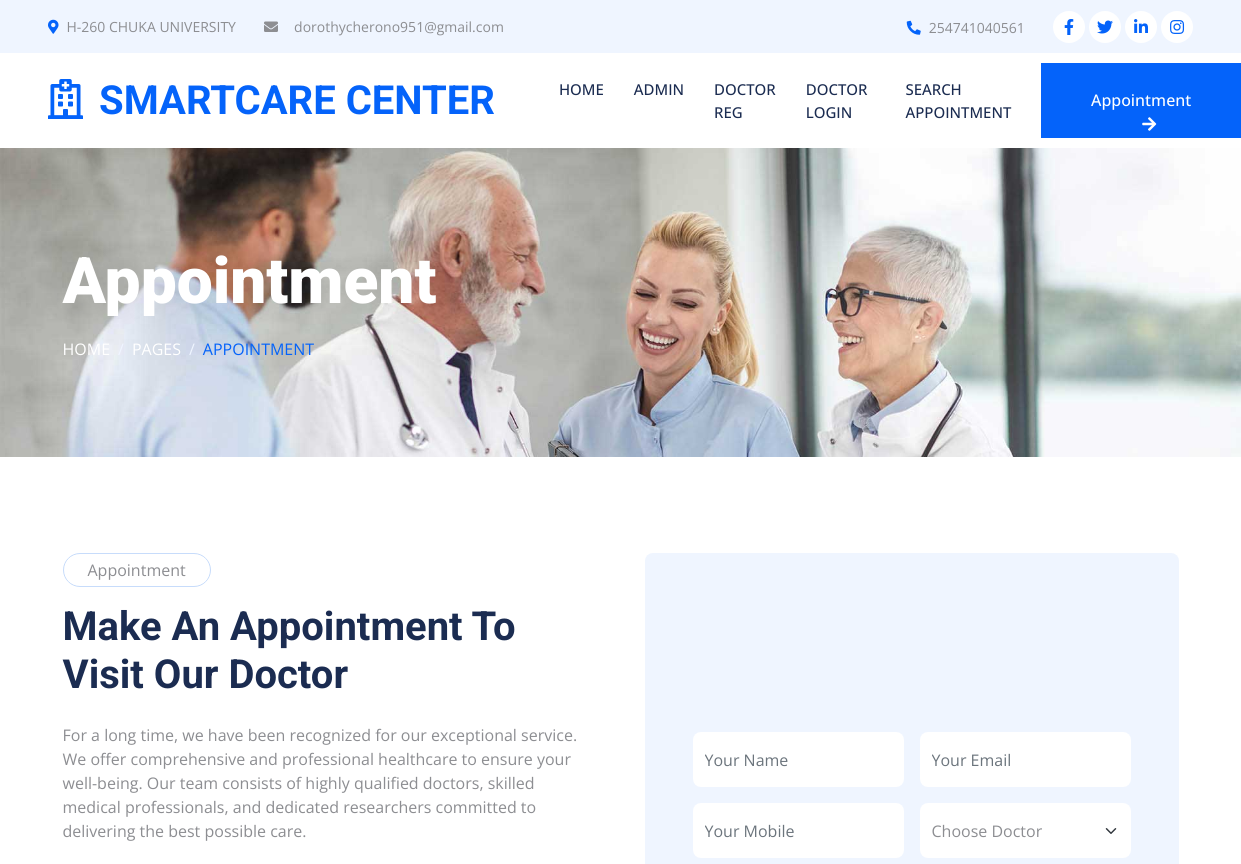
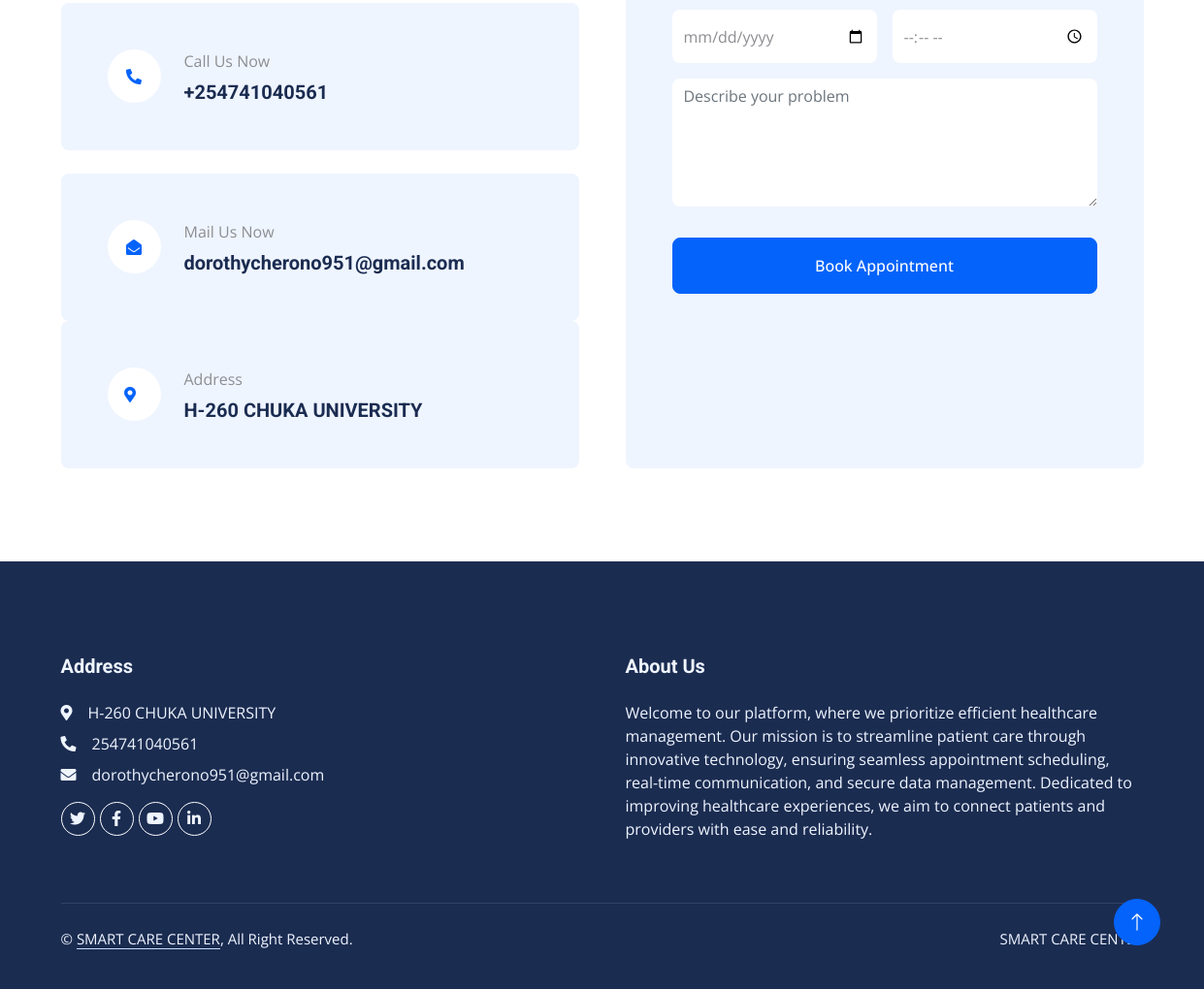
Page /userappointment/ on the committed database (2 pictures, top to bottom).
### dasapp/models.py (models this page shows, shortened)
class Page(models.Model):
    pagetitle = models.CharField(max_length=250)
    address = models.CharField(max_length=250)
    aboutus = models.TextField()
    email = models.EmailField(max_length=200)
    mobilenumber = models.IntegerField(default=0)
    created_at = models.DateTimeField(auto_now_add=True)
    updated_at = models.DateTimeField(auto_now=True)

### docappsystem/userviews.py (the view, shortened to what this page needs)
# urls.py: path('userappointment/', userviews.create_appointment, name='appointment'),
def create_appointment(request):
    doctorview = DoctorReg.objects.all()
    page = Page.objects.all()
    context = {'doctorview': doctorview,
    'page':page}
    return render(request, 'appointment.html', context)

### templates/appointment.html (shortened to what this page needs)
{% extends 'userbase.html' %}
{% load static %}
{% block content %}
<div class="container-fluid page-header py-5 mb-5 wow fadeIn" data-wow-delay="0.1s">
    <div class="container py-5">
        <h1 class="display-3 text-white mb-3 animated slideInDown">Appointment</h1>
        <nav aria-label="breadcrumb animated slideInDown">
            <ol class="breadcrumb text-uppercase mb-0">
                <li class="breadcrumb-item"><a class="text-white" href="#">Home</a></li>
                <li class="breadcrumb-item"><a class="text-white" href="#">Pages</a></li>
                <li class="breadcrumb-item text-primary active" aria-current="page">Appointment</li>
            </ol>
        </nav>
    </div>
</div>
<div class="container-xxl py-5">
    <div class="container">
        <div class="row g-5">
            <div class="col-lg-6 wow fadeInUp" data-wow-delay="0.1s">
                <p class="d-inline-block border rounded-pill py-1 px-4">Appointment</p>
                <h1 class="mb-4">Make An Appointment To Visit Our Doctor</h1>
                <p class="mb-4">For a long time, we have been recognized for our exceptional service. We offer comprehensive and professional healthcare to ensure your well-being. Our team consists of highly qualified doctors, skilled medical professionals, and dedicated researchers committed to delivering the best possible care.</p>
                {% if page %}
                <div class="bg-light rounded d-flex align-items-center p-5 mb-4">
                    <div class="d-flex flex-shrink-0 align-items-center justify-content-center rounded-circle bg-white" style="width: 55px; height: 55px;">
                        <i class="fa fa-phone-alt text-primary"></i>
                    </div>
                    <div class="ms-4">
                        <p class="mb-2">Call Us Now</p>
                        <h5 class="mb-0">+{{ page.0.mobilenumber }}</h5>
                    </div>
                </div>
                <div class="bg-light rounded d-flex align-items-center p-5">
                    <div class="d-flex flex-shrink-0 align-items-center justify-content-center rounded-circle bg-white" style="width: 55px; height: 55px;">
                        <i class="fa fa-envelope-open text-primary"></i>
                    </div>
                    <div class="ms-4">
                        <p class="mb-2">Mail Us Now</p>
                        <h5 class="mb-0">{{ page.0.email }}</h5>
                    </div>
                </div>
                <div class="bg-light rounded d-flex align-items-center p-5">
                    <div class="d-flex flex-shrink-0 align-items-center justify-content-center rounded-circle bg-white" style="width: 55px; height: 55px;">
                        <i class="fa fa-map-marker-alt text-primary me-2"></i>
                    </div>
                    <div class="ms-4">
                        <p class="mb-2">Address</p>
                        <h5 class="mb-0">{{ page.0.address }}</h5>
                    </div>
                </div>
                {% endif %}
            </div>
            <div class="col-lg-6 wow fadeInUp" data-wow-delay="0.5s">
                <div class="bg-light rounded h-100 d-flex align-items-center p-5">
                    <form method="POST" action="{% url 'appointment' %}">
                        <div class="row g-3">
                            <div class="col-12 col-sm-6">
                                <input type="text" class="form-control border-0" placeholder="Your Name" style="height: 55px;" name="fullname" required>
                            </div>
                            <div class="col-12 col-sm-6">
                                <input type="email" class="form-control border-0" placeholder="Your Email" style="height: 55px;" name="email" pattern="[^ @]*@[^ @]*" required>
                            </div>
                            <div class="col-12 col-sm-6">
                                <input type="text" class="form-control border-0" placeholder="Your Mobile" style="height: 55px;" name="mobilenumber" maxlength="10" required>
                            </div>
                            <div class="col-12 col-sm-6">
                                <select class="form-select border-0" style="height: 55px;" name="doctor_id" required>
                                    <option selected>Choose Doctor</option>
                                </select>
                            </div>
                            <div class="col-12 col-sm-6">
                                <div class="date" id="date" data-target-input="nearest">
                                    <input type="date" class="form-control border-0 datetimepicker-input" placeholder="Choose Date" style="height: 55px;" name="date_of_appointment" required>
                                </div>
                            </div>
                            <div class="col-12 col-sm-6">
                                <input type="time" class="form-control border-0" placeholder="Choose Time" style="height: 55px;" name="time_of_appointment" step="60" required>
                            </div>
                            <div class="col-12">
                                <textarea class="form-control border-0" rows="5" placeholder="Describe your problem" name="additional_msg"></textarea>
                            </div>
                            <div class="col-12 pt-3">
                                <button class="btn btn-primary w-100 py-3" type="submit">Book Appointment</button>
                            </div>
                        </div>
                    </form>
                </div>
            </div>
        </div>
    </div>
</div>
{% endblock %}

### templates/userincludes/header.html (shortened to what this page needs)
{% load static %}
<div class="container-fluid bg-light p-0 wow fadeIn" data-wow-delay="0.1s">
    <div class="row gx-0 d-none d-lg-flex">
        <div class="col-lg-7 px-5 text-start">
            {% if page %}
            <div class="h-100 d-inline-flex align-items-center py-3 me-4">
                <small class="fa fa-map-marker-alt text-primary me-2"></small>
                <small>{{ page.0.address }}</small>
            </div>
            <div class="h-100 d-inline-flex align-items-center py-3">
                <small class="fa fa-envelope me-3"></small>
                <small>{{ page.0.email }}</small>
            </div>
            {% endif %}
        </div>
        <div class="col-lg-5 px-5 text-end">
            {% if page %}
            <div class="h-100 d-inline-flex align-items-center py-3 me-4">
                <small class="fa fa-phone-alt text-primary me-2"></small>
                <small>{{ page.0.mobilenumber }}</small>
            </div>
            {% endif %}
            <div class="h-100 d-inline-flex align-items-center">
                <a class="btn btn-sm-square rounded-circle bg-white text-primary me-1" href="#"><i class="fab fa-facebook-f"></i></a>
                <a class="btn btn-sm-square rounded-circle bg-white text-primary me-1" href="#"><i class="fab fa-twitter"></i></a>
                <a class="btn btn-sm-square rounded-circle bg-white text-primary me-1" href="#"><i class="fab fa-linkedin-in"></i></a>
                <a class="btn btn-sm-square rounded-circle bg-white text-primary me-0" href="#"><i class="fab fa-instagram"></i></a>
            </div>
        </div>
    </div>
</div>
<nav class="navbar navbar-expand-lg bg-white navbar-light sticky-top p-0 wow fadeIn" data-wow-delay="0.1s">
    <a href="{% url 'index' %}" class="navbar-brand d-flex align-items-center px-4 px-lg-5">
        <h1 class="m-0 text-primary"><i class="far fa-hospital me-3"></i>SMARTCARE CENTER</h1>
    </a>
    <div class="collapse navbar-collapse" id="navbarCollapse">
        <div class="navbar-nav ms-auto p-4 p-lg-0">
            <a href="{% url 'index' %}" class="nav-item nav-link {% if request.path == '/' %}active{% endif %}">Home</a>
            <a href="{% url 'login' %}" class="nav-item nav-link {% if request.path == '/login' %}active{% endif %}">Admin</a>
            <a href="{% url 'docsignup' %}" class="nav-item nav-link {% if request.path == '/docsignup' %}active{% endif %}">Doctor Reg</a>
            <a href="{% url 'login' %}" class="nav-item nav-link {% if request.path == '/login' %}active{% endif %}">Doctor Login</a>
            <a href="{% url 'user_search_appointment' %}" class="nav-item nav-link {% if request.path == '/user_search_appointment' %}active{% endif %}">Search Appointment</a>
        </div>
        <a href="{% url 'appointment' %}" class="btn btn-primary rounded-0 py-4 px-lg-5 d-none d-lg-block">Appointment<i class="fa fa-arrow-right ms-3"></i></a>
    </div>
</nav>

### templates/userincludes/footer.html
{% load static %}
<div class="container-fluid bg-dark text-light footer mt-5 pt-5 wow fadeIn" data-wow-delay="0.1s">
    <div class="container py-5">
        <div class="row g-5">
            <div class="col-lg-6 col-md-6">
                <h5 class="text-light mb-4">Address</h5>
                {% if page %}
                    <p class="mb-2"><i class="fa fa-map-marker-alt me-3"></i>{{ page.0.address }}</p>
                    <p class="mb-2"><i class="fa fa-phone-alt me-3"></i>{{ page.0.mobilenumber }}</p>
                    <p class="mb-2"><i class="fa fa-envelope me-3"></i>{{ page.0.email }}</p>
                {% endif %}
                <div class="d-flex pt-2">
                    <a class="btn btn-outline-light btn-social rounded-circle" href="#"><i class="fab fa-twitter"></i></a>
                    <a class="btn btn-outline-light btn-social rounded-circle" href="#"><i class="fab fa-facebook-f"></i></a>
                    <a class="btn btn-outline-light btn-social rounded-circle" href="#"><i class="fab fa-youtube"></i></a>
                    <a class="btn btn-outline-light btn-social rounded-circle" href="#"><i class="fab fa-linkedin-in"></i></a>
                </div>
            </div>
            <div class="col-lg-6 col-md-6">
                <h5 class="text-light mb-4">About Us</h5>
                {% if page %}
                    <p>{{ page.0.aboutus }}</p>
                {% endif %}
            </div>
        </div>
    </div>
    <div class="container">
        <div class="copyright">
            <div class="row">
                <div class="col-md-6 text-center text-md-start mb-3 mb-md-0">
                    &copy; <a class="border-bottom" href="#">SMART CARE CENTER</a>, All Right Reserved.
                </div>
                <div class="col-md-6 text-center text-md-end">
                    <p>SMART CARE CENTER</p>
                </div>
            </div>
        </div>
    </div>
</div>
<a href="#" class="btn btn-lg btn-primary btn-lg-square rounded-circle back-to-top"><i class="bi bi-arrow-up"></i></a>

### static/css/style.css (style rules this page uses)
:root { --primary: #0463FA; --light: #EFF5FF; --dark: #1B2C51; }
.back-to-top { position: fixed; display: none; right: 45px; bottom: 45px; z-index: 99; }
.btn { font-weight: 500; transition: .5s; }
.btn.btn-primary, .btn.btn-secondary { color: #FFFFFF; }
.btn-sm-square { width: 32px; height: 32px; }
.btn-lg-square { width: 48px; height: 48px; }
.btn-square, .btn-sm-square, .btn-lg-square { padding: 0; display: flex; align-items: center; justify-content: center; font-weight: normal; }
.navbar .navbar-nav .nav-link { margin-right: 30px; padding: 25px 0; color: #FFFFFF; font-size: 15px; font-weight: 500; text-transform: uppercase; outline: none; }
.navbar .navbar-brand, .navbar a.btn { height: 75px; }
.navbar .navbar-nav .nav-link { color: var(--dark); font-weight: 500; }
.navbar.sticky-top { top: -100px; transition: .5s; }
.page-header { background: url(../img/header-page.jpg) top center no-repeat; background-size: cover; text-shadow: 0 0 30px rgba(0, 0, 0, .1); }
.breadcrumb-item + .breadcrumb-item::before { color: var(--light); }
.footer .btn.btn-social { margin-right: 5px; width: 35px; height: 35px; display: flex; align-items: center; justify-content: center; color: var(--light); border: 1px solid #FFFFFF; transition: .3s; }
.footer .copyright { padding: 25px 0; font-size: 15px; border-top: 1px solid rgba(256, 256, 256, .1); }
.footer .copyright a { color: var(--light); }

### rows in the picture
Page: address "H-260 CHUKA UNIVERSITY", email "dorothycherono951@gmail.com", mobilenumber "254741040561", aboutus "Welcome to our platform, where we prioritize efficient healthcare management. Our mission is to streamline patient care through innovative technology, ensuring seamless appointment scheduling, real-time communication, and secure data management. Dedicated to improving healthcare experiences, we aim to connect patients and providers with ease and reliability."
